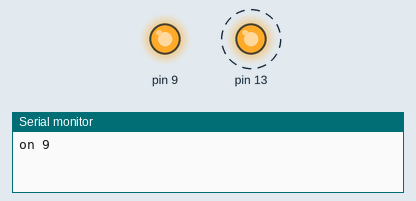
The sketch below on a simulated Arduino Uno, built with avr-gcc and run on an emulated ATmega328P. On the bench: output pins drawn as LEDs (lit = HIGH), the last lines printed to the serial monitor. Dashed ring = blinking. Random numbers use the default seed unless the sketch sets one.

Above: at 0.1 s.
At 39.1 s:
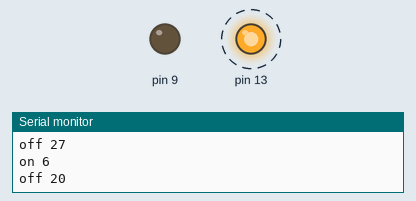
Timing chart, 0 to 40.0 s (numbered marks = the images above):
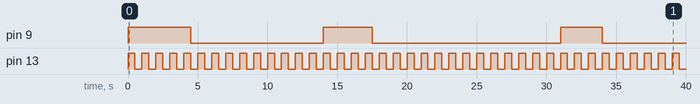

The sketch:

Blinker433.ino
```cpp
#include "SoftTimer.h"


#define TOTAL (((4*60) + 33) * 2)
//#define TOTAL 10


class LedTask : public Task
{
public:
    LedTask(unsigned long periodMs, void (*callback)(Task* me))
    : Task(periodMs,callback)
    , counter(0)
    , off(30)
    , current(1)
    , curCount(0)
    , on(10)
    , done(false)
    , high(true)
    , blink(true)
    {}

    void loop()
    {
        if ( !done )
        {
            if ( ++counter < TOTAL )
            {
                if ( blink )
                    digitalWrite(13, HIGH);
                else
                    digitalWrite(13, LOW);
                blink = !blink;
                if ( ++curCount >= current)
                {
                    if ( high ) {
                        current = random(on/2,on);
                        Serial.print("on ");
                        Serial.println(current);
                        digitalWrite(9, HIGH );
                        on += 1;
                    } else {
                        current = random(off/2,off);
                        digitalWrite(9, LOW);
                        Serial.print("off ");
                        Serial.println(current);
                        off -= 1;
                    }
                    high = !high;
                    curCount = 0;
                }
            }
            else
            {
                digitalWrite(9, LOW);
                digitalWrite(13,LOW);
                done = true;
            }
        }

    }
private:
    long counter;
    long off;
    long current;
    long curCount;
    long on;
    bool done;
    bool high;
    bool blink;
};

void
ledCallback(Task* task)
{
    ((LedTask *)task)->loop();

}
LedTask ledTimer(500,ledCallback);


// the setup function runs once when you press reset or power the board
void setup() {
  // initialize digital pin 13 as an output.
  pinMode(9, OUTPUT);
  pinMode(13,OUTPUT);
  SoftTimer.add(&ledTimer);
  randomSeed(analogRead(0));
  Serial.begin(9600);
}
```

Measured:
- by itself, pin 9: goes HIGH 4.5 s, LOW 9.5 s, HIGH 3.5 s, LOW 13.5 s, HIGH 3.0 s, then LOW
- by itself, pin 13: alternates HIGH for 0.50 s and LOW for 0.50 s
